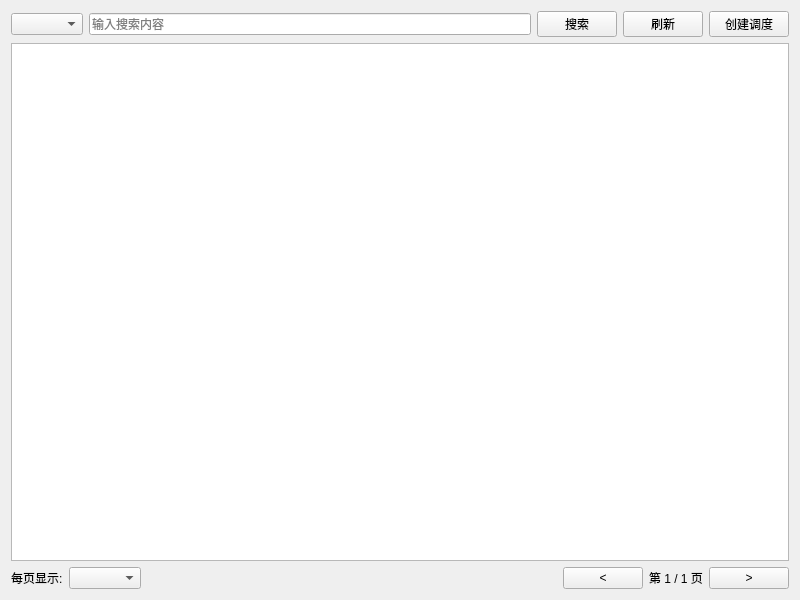
<?xml version="1.0" encoding="UTF-8"?>
<ui version="4.0">
 <class>DispatchWidget</class>
 <widget class="QWidget" name="DispatchWidget">
  <property name="geometry">
   <rect>
    <x>0</x>
    <y>0</y>
    <width>800</width>
    <height>600</height>
   </rect>
  </property>
  <property name="windowTitle">
   <string>调度管理</string>
  </property>
  <layout class="QVBoxLayout" name="verticalLayout">
   <item>
    <layout class="QHBoxLayout" name="topLayout">
     <item>
      <widget class="QComboBox" name="searchModeCombo"/>
     </item>
     <item>
      <widget class="QLineEdit" name="searchEdit">
       <property name="placeholderText">
        <string>输入搜索内容</string>
       </property>
      </widget>
     </item>
     <item>
      <widget class="QPushButton" name="searchButton">
       <property name="text">
        <string>搜索</string>
       </property>
      </widget>
     </item>
     <item>
      <widget class="QPushButton" name="refreshButton">
       <property name="text">
        <string>刷新</string>
       </property>
      </widget>
     </item>
     <item>
      <widget class="QPushButton" name="createTaskButton">
       <property name="text">
        <string>创建调度</string>
       </property>
      </widget>
     </item>
    </layout>
   </item>
   <item>
    <widget class="QTableView" name="tableView"/>
   </item>
   <item>
    <layout class="QHBoxLayout" name="paginationLayout">
     <item>
      <widget class="QLabel" name="pageSizeLabel">
       <property name="text">
        <string>每页显示:</string>
       </property>
      </widget>
     </item>
     <item>
      <widget class="QComboBox" name="pageSizeCombo"/>
     </item>
     <item>
      <spacer name="horizontalSpacer">
       <property name="orientation">
        <enum>Qt::Horizontal</enum>
       </property>
       <property name="sizeHint" stdset="0">
        <size>
         <width>40</width>
         <height>20</height>
        </size>
       </property>
      </spacer>
     </item>
     <item>
      <widget class="QPushButton" name="prevButton">
       <property name="text">
        <string>&lt;</string>
       </property>
      </widget>
     </item>
     <item>
      <widget class="QLabel" name="pageInfoLabel">
       <property name="text">
        <string>第 1 / 1 页</string>
       </property>
       <property name="alignment">
        <set>Qt::AlignCenter</set>
       </property>
      </widget>
     </item>
     <item>
      <widget class="QPushButton" name="nextButton">
       <property name="text">
        <string>&gt;</string>
       </property>
      </widget>
     </item>
    </layout>
   </item>
  </layout>
 </widget>
 <resources/>
 <connections/>
</ui>
